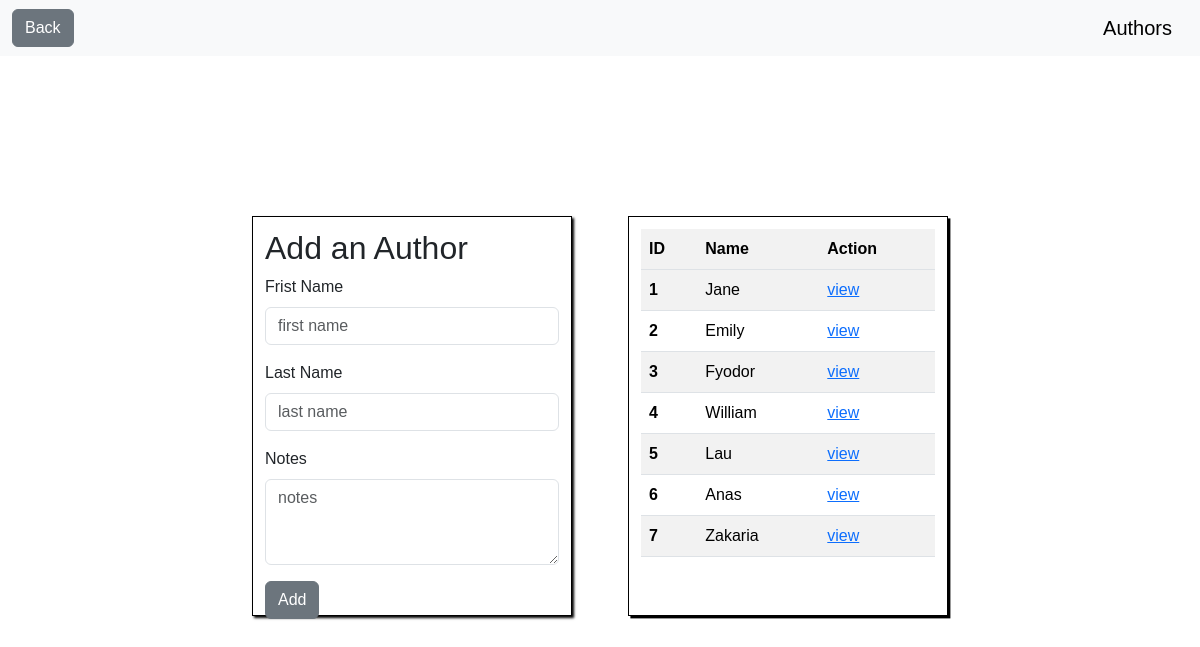
Page /authors on the earlier database version.
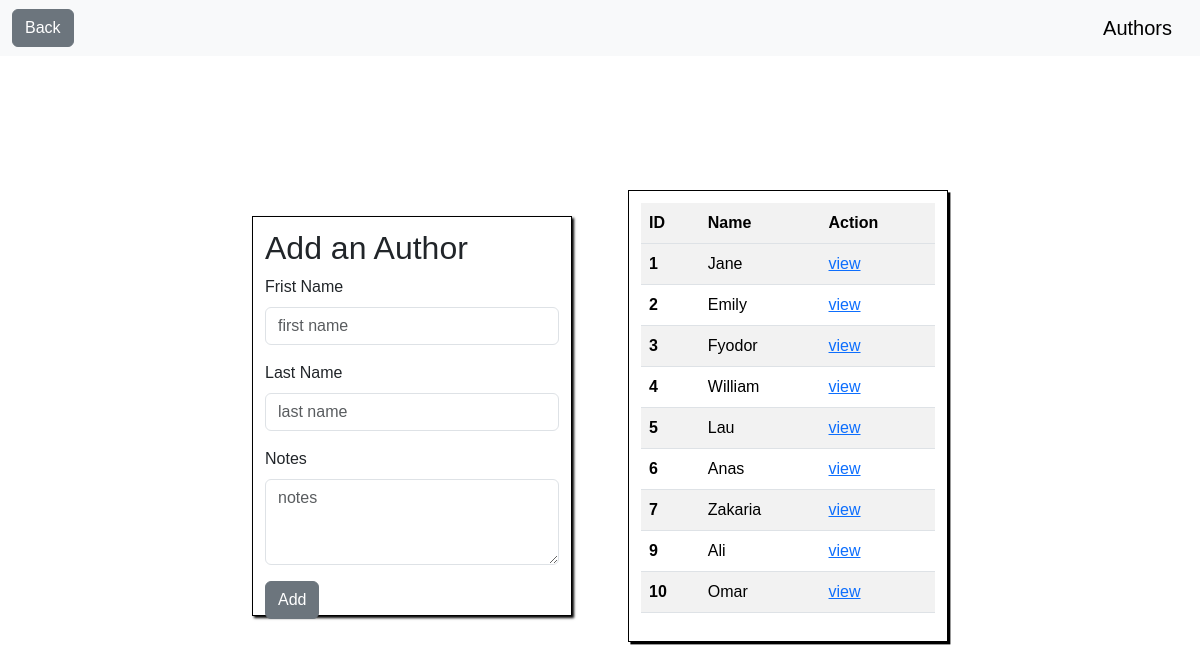
Same page on the later database version.
### books_authors_app/models.py (models this page shows)
class Author(models.Model):
    first_name = models.CharField(max_length=45)
    last_name = models.CharField(max_length=45)
    books = models.ManyToManyField(Book, related_name="authors")
    created_at = models.DateTimeField(auto_now_add=True)
    updated_at = models.DateTimeField(auto_now=True)
    notes = models.TextField()

### books_authors_app/views.py (the view)
# urls.py: path('authors', views.authors),
def authors(request):
    context = {
        'authors' : models.get_all_authors()
    }
    return render(request, 'author_add.html', context)

### books_authors_app/models.py (called while the page is built)
def get_all_authors():
    return Author.objects.all()

### books_authors_app/templates/author_add.html (shortened to what this page needs)
<!DOCTYPE html>
<html lang="en">
<head>
    {% load static %}
    <link rel="stylesheet" href="{% static 'css/bootstrap/bootstrap.css' %}">
    <link rel="stylesheet" href="{% static 'css/my_css/my_style.css' %}">
</head>
<body>
    <nav class="navbar bg-body-tertiary">
        <div class="container-fluid">
            <a href="/" class="btn btn-secondary">Back</a>
            <a class="navbar-brand">Authors</a>
        </div>
    </nav>
    <div class="container">
        <form class="form-add-author" action="/createAuthor" method="post">
            <h2>Add an Author</h2>
            <div class="mb-3">
                <label class="form-label">Frist Name</label>
                <input type="text" class="form-control" placeholder="first name" name="first_name">
            </div>
            <div class="mb-3">
                <label class="form-label">Last Name</label>
                <input type="text" class="form-control" placeholder="last name" name="last_name">
            </div>
            <div class="mb-3">
                <label class="form-label">Notes</label>
                <textarea class="form-control" rows="3" name="notes" placeholder="notes"></textarea>
            </div>
            <button type="submit" class="btn btn-secondary">Add</button>
        </form>
        <div class="table-authors">
            <table class="table table-striped">
                <tr>
                    <th scope="col">ID</th>
                    <th scope="col">Name</th>
                    <th scope="col">Action</th>
                  </tr>
                <tbody>
                    {% for author in authors %}
                    <tr>
                        <th scope="row">{{ author.id }}</th>
                        <td>{{ author.first_name }}</td>
                        <td><a href="/author/{{ author.id }}">view</a></td>
                    </tr>
                    {% endfor %}
                </tbody>
            </table>
        </div>
    </div>
</body>
</html>

### books_authors_app/static/css/my_css/my_style.css (style rules this page uses)
body { padding: 0; }
* { margin: 0; padding: 0; font-family: sans-serif; }
.container { display: flex; align-items: center; height: 90vh; justify-content: space-between; max-width: 90vh; }
.form-add-author { padding: 1.5vh; width: 40vh; height: 50vh; border: 0.1vh solid black; box-shadow: 0.3vh 0.3vh 0.3vh black; }
.table-authors { width: 40vh; height: auto; min-height: 50vh; box-shadow: 0.3vh 0.3vh black; border: 0.1vh solid black; padding: 1.5vh; }

Differences in the rows shown:
added Author: id "9", first_name "Ali"
added Author: id "10", first_name "Omar"
